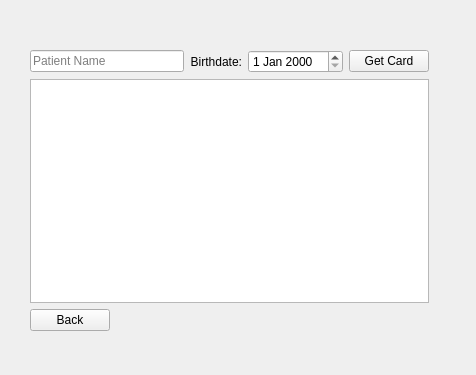
<?xml version="1.0" encoding="UTF-8"?>
<ui version="4.0">
 <class>outpatient_card_form</class>
 <widget class="QWidget" name="outpatient_card_form">
  <property name="geometry">
   <rect>
    <x>0</x>
    <y>0</y>
    <width>476</width>
    <height>375</height>
   </rect>
  </property>
  <property name="windowTitle">
   <string>Form</string>
  </property>
  <widget class="QWidget" name="gridLayoutWidget">
   <property name="geometry">
    <rect>
     <x>30</x>
     <y>50</y>
     <width>399</width>
     <height>281</height>
    </rect>
   </property>
   <layout class="QGridLayout" name="gridLayout">
    <item row="0" column="0" colspan="4">
     <widget class="QLineEdit" name="lineEdit_Name">
      <property name="placeholderText">
       <string>Patient Name</string>
      </property>
     </widget>
    </item>
    <item row="1" column="0" colspan="7">
     <widget class="QTableView" name="tableView"/>
    </item>
    <item row="2" column="2" colspan="5">
     <spacer name="horizontalSpacer">
      <property name="orientation">
       <enum>Qt::Horizontal</enum>
      </property>
      <property name="sizeHint" stdset="0">
       <size>
        <width>40</width>
        <height>20</height>
       </size>
      </property>
     </spacer>
    </item>
    <item row="0" column="5">
     <widget class="QDateEdit" name="dateEdit_Birhdate"/>
    </item>
    <item row="0" column="4">
     <widget class="QLabel" name="label">
      <property name="text">
       <string>Birthdate:</string>
      </property>
      <property name="alignment">
       <set>Qt::AlignRight|Qt::AlignTrailing|Qt::AlignVCenter</set>
      </property>
     </widget>
    </item>
    <item row="2" column="0" colspan="2">
     <widget class="QPushButton" name="pushButton_Back">
      <property name="text">
       <string>Back</string>
      </property>
     </widget>
    </item>
    <item row="0" column="6">
     <widget class="QPushButton" name="pushButton_GetCard">
      <property name="text">
       <string>Get Card</string>
      </property>
     </widget>
    </item>
   </layout>
  </widget>
 </widget>
 <resources/>
 <connections/>
</ui>
